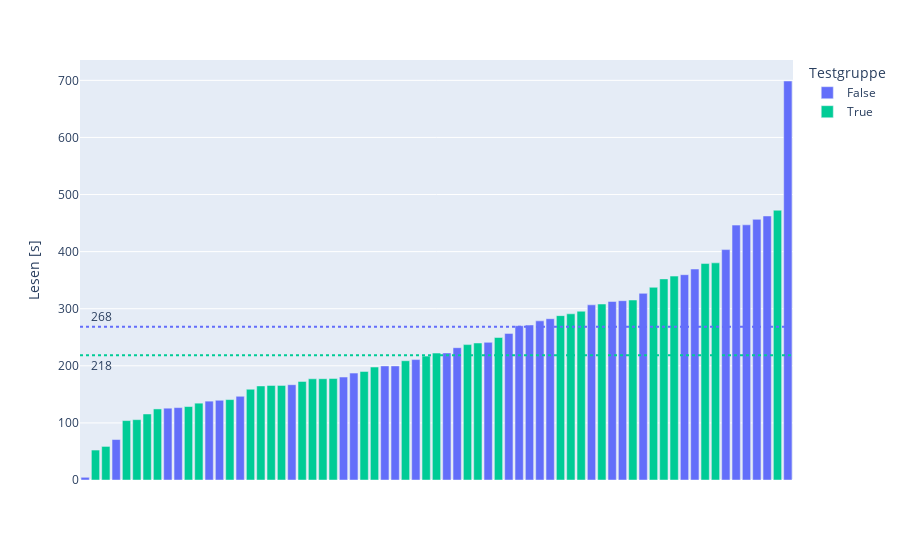

The notebook cell this image was saved under:
### Markdown cell above
# Tracking-Daten

### Code cell
# Säulendiagramm
fig = px.bar(df.sort_values(by=["reading_duration"]), x="id", y="reading_duration", color="test", color_discrete_map=test_color_map)
fig.update_xaxes(showticklabels=False, title_text="")
fig.update_yaxes(title_text="Lesen [s]")
fig.update_coloraxes(colorbar_title="Testgruppe?")
fig.update_layout(xaxis_categoryorder = 'total ascending')
fig.update_layout(legend_title="Testgruppe")

# Liniendiagramme
average_reading_duration = df.groupby('test')['reading_duration'].mean()

fig.add_hline(y=average_reading_duration.loc[False], line_dash="dot", line_color=test_color_map[False], annotation_text=f"   {round(average_reading_duration.loc[False])}", annotation_position="left top")
fig.add_hline(y=average_reading_duration.loc[True], line_dash="dot", line_color=test_color_map[True], annotation_text=f"   {round(average_reading_duration.loc[True])}", annotation_position="left bottom")

fig.show()

### Figure 1 — Plotly figure (JSON) as saved in the notebook; plotly's stock layout.template omitted (floating-point values rounded to 4 significant figures)
{"data": [{"alignmentgroup": "True", "hovertemplate": "test=False<br>id=%{x}<br>reading_duration=%{y}<extra></extra>", "legendgroup": "False", "marker": {"color": "#636efa", "pattern": {"shape": ""}}, "name": "False", "offsetgroup": "False", "orientation": "v", "showlegend": true, "textposition": "auto", "type": "bar", "x": ["4851b57e-84e2-4d5d-926f-51df087b0974", "422fbda2-1f61-405d-9c99-97d0dcf70d1b", "ea46a231-95b5-4b8e-b57a-a9e47dcac03f", "a795abf2-e090-4e30-81b0-11c59a9b0f15", "a54299cc-822c-46f5-8b90-0381dadfa42e", "a0453115-5d93-4e21-be19-d947dd57ce40", "77dd0f6e-c450-44d7-bce5-4f59be804520", "50f3ff0e-a6c7-4cd8-9a81-bb1fbd78b469", "2fa856c9-df77-4937-a78c-f359e47f3e2f", "a249a9ce-2474-4c23-8b62-d7aa856a3295", "c8768c2c-4a8f-4a63-8d8a-2e3e1f783e60", "607f7ba7-a7df-4fe8-9730-aeccf7c57814", "4218150d-fccf-4673-ac5e-de634d85ef76", "f7c03ba4-dc9a-48cd-88b9-d4dd84115f99", "5a57eb63-7152-41ef-902d-8c2c1fba257b", "a215e1a9-d4c2-4ee7-a78c-f2d5d530e4af", "b2f56620-4aa9-4b10-912d-0d1654febc36", "a6c332ae-3089-4563-af31-e2372c7d5367", "0ff2119a-6bfd-4829-870f-27370e063cee", "a5497a36-56d3-47f0-8d6f-eeeff44a8347", "d80e601e-eb19-4938-8602-35e701b8a722", "b2eb04b5-4982-4c2a-bf76-334d5b84d379", "0d905c92-b91e-4f43-9309-beaf86872e93", "a61a874d-4644-4d4d-b449-b86ebea20ee7", "f5843e44-8b72-49d4-ab38-e328a3f7d4c6", "7f78e915-afed-41f3-81d1-231fa8c71a14", "ff5f7f7e-a6b3-45c3-adff-a3c8ee7232f1", "5f4ce1fe-d77b-4c86-94a9-bc18d995315a", "964ad280-ea91-437a-8e0c-914166429760", "1bbb46ad-c16d-4bb4-aa91-7946536d9858", "9fd51a67-8bed-43a1-b764-00809be28e41", "2eeeab3e-7ba6-4797-8ab5-a1f66651c17a", "272baf77-2102-4720-8c8d-4dec2918e8ef"], "xaxis": "x", "y": [4.722, 70.87, 125.8, 126.8, 138.1, 139.7, 146.6, 166.9, 180.3, 187.2, 199.8, 199.8, 210.9, 222.5, 231.8, 241.1, 256.8, 270.2, 271.3, 278.7, 282.5, 306.8, 312.7, 314.1, 326.9, 359.6, 369.5, 403.5, 446.4, 447.0, 456.5, 462.5, 698.9], "yaxis": "y"}, {"alignmentgroup": "True", "hovertemplate": "test=True<br>id=%{x}<br>reading_duration=%{y}<extra></extra>", "legendgroup": "True", "marker": {"color": "#00cc96", "pattern": {"shape": ""}}, "name": "True", "offsetgroup": "True", "orientation": "v", "showlegend": true, "textposition": "auto", "type": "bar", "x": ["a175af25-b143-4270-9fd9-02ceb250be4b", "ca04ed91-caf9-47b7-89e3-c9591558a253", "876e6a2c-bafe-4806-8966-443da414936e", "3a6de92b-d5ad-40d0-a13a-3138415bcbc1", "dfca9133-21d8-4daf-950f-31f77d2c2ad2", "db23556e-094d-49ac-89cf-bd4ddc1aebf9", "3cc07733-3742-4090-994a-a5871016ebcc", "1659469c-274e-42dc-84ed-3fb106cf13f7", "a2a2caa2-3906-4322-bb76-aeda44bf9893", "9060e823-c05e-41ae-9c36-10c77e389be7", "acec8ac2-1e41-4551-a7d5-15b566182e64", "806328cb-9ae6-40d2-9583-9beb5e39c376", "e118df02-b4ba-4101-884c-c5ef716ee569", "f72b2675-4638-41cb-9135-72dffed5387a", "e43c464c-543d-4a31-bbc7-ddc59c97f4d6", "10a9190e-2a3f-410e-aff2-553c81c80913", "5dd0d672-69a3-41bc-bfef-840b3c513016", "1c20b10b-7b40-4f72-ad62-d0f82dffe16c", "4d6bdb47-8285-476b-9cae-8eee4f9e5c94", "6f44d6e8-3d8c-46fe-9ae3-db136e738aa5", "dc56e49b-28e4-4a26-a65a-9942f7f6e923", "99728da4-0a57-41b5-be84-bdf7dce9395b", "81ea222c-4e1d-47eb-b971-8aceaf599489", "1f123f6a-8c73-40ae-9e7d-d556dfd8c620", "731e6143-04f3-4fff-a904-b86052d8686d", "8ceae0e9-ad66-44e0-ab16-1d7f35ff1702", "4836bfcb-1919-4f3c-8bf0-a41d2f8cae83", "c91494aa-e56c-4e64-8fcc-ce73766d5428", "3651a083-9dcc-49c2-83cf-81acf3b1f341", "c0894f46-e678-4e84-b56a-b804dbb4092a", "480acfe7-3450-4da8-98e3-84ebaa77c4c9", "57b155b0-947c-40bb-b0a9-5b6b3232443e", "73d5094f-108e-42db-a59d-5c0680877022", "24a17954-b0fa-4ef3-866b-33a5086b68e0", "a536944f-409e-409b-97ca-cafcfd63920c", "117db95b-2137-47ea-bb5b-624dce5ab75c"], "xaxis": "x", "y": [52.46, 58.81, 104.1, 105.7, 115.6, 124.5, 128.6, 134.6, 140.9, 159.0, 164.8, 165.6, 165.7, 172.7, 177.3, 177.4, 177.7, 190.1, 197.9, 208.9, 217.0, 222.3, 237.1, 240.0, 249.6, 287.9, 291.1, 295.6, 308.2, 315.2, 337.5, 352.2, 357.1, 379.1, 380.3, 472.5], "yaxis": "y"}], "layout": {"annotations": [{"showarrow": false, "text": "   268", "x": 0, "xanchor": "left", "xref": "x domain", "y": 268.4, "yanchor": "bottom", "yref": "y"}, {"showarrow": false, "text": "   218", "x": 0, "xanchor": "left", "xref": "x domain", "y": 218.5, "yanchor": "top", "yref": "y"}], "autosize": true, "barmode": "relative", "coloraxis": {"colorbar": {"title": {"text": "Testgruppe?"}}}, "legend": {"title": {"text": "Testgruppe"}, "tracegroupgap": 0}, "margin": {"t": 60}, "shapes": [{"line": {"color": "#636efa", "dash": "dot"}, "type": "line", "x0": 0, "x1": 1, "xref": "x domain", "y0": 268.4, "y1": 268.4, "yref": "y"}, {"line": {"color": "#00cc96", "dash": "dot"}, "type": "line", "x0": 0, "x1": 1, "xref": "x domain", "y0": 218.5, "y1": 218.5, "yref": "y"}], "xaxis": {"anchor": "y", "autorange": true, "categoryorder": "total ascending", "domain": [0, 1], "range": [-0.5, 68.5], "showticklabels": false, "title": {"text": ""}, "type": "category"}, "yaxis": {"anchor": "x", "autorange": true, "domain": [0, 1], "range": [0, 735.6], "title": {"text": "Lesen [s]"}, "type": "linear"}}}
